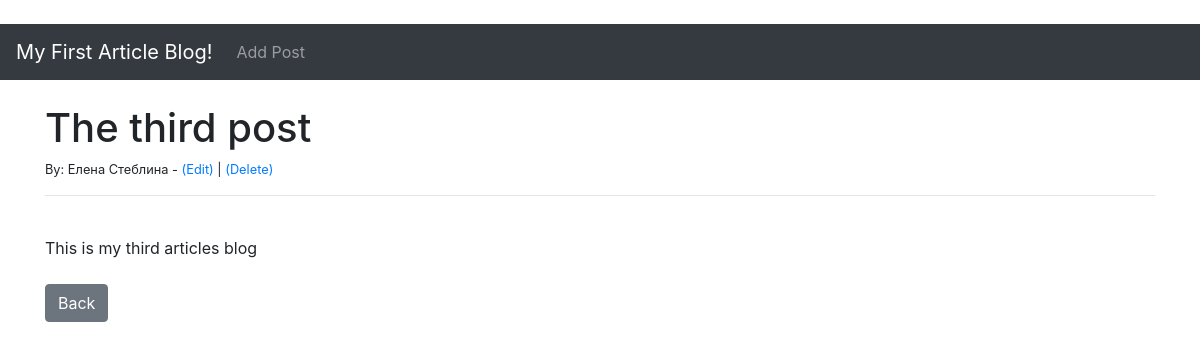
Screenshot of /article/4 with the database file from the repository.
### theblog/models.py (models this page shows, shortened)
class Post(models.Model):
    title = models.CharField(max_length=255)
    title_tag = models.CharField(max_length=255)
    author = models.ForeignKey(User, on_delete=models.CASCADE)
    body = models.TextField()

### theblog/views.py (the view)
# urls.py: path('article/<int:pk>', ArticleDetailView.as_view(), name='article-detail'),
class ArticleDetailView(DetailView):
    model = Post
    template_name = 'theblog/article_details.html'

### theblog/templates/theblog/article_details.html (shortened to what this page needs)
﻿{% extends 'theblog/base.html' %}
{% block content %}
<h1>{{ post.title }}</h1>
<small>By: {{ post.author.first_name }} {{ post.author.last_name }} - <a href="{% url 'update_post' post.pk %}">(Edit)</a> |
                                                                    <a href="{% url 'delete_post' post.pk %}">(Delete)</a></small>
<br />
<hr>
<br />
{{ post.body }}
<br /><br />
<a href="{% url 'home' %}" class="btn btn-secondary">Back</a>
{% endblock %}

### rows the page displays
Post: title "The third post", author.first_name "Елена", author.last_name "Стеблина", body "This is my third articles blog"
